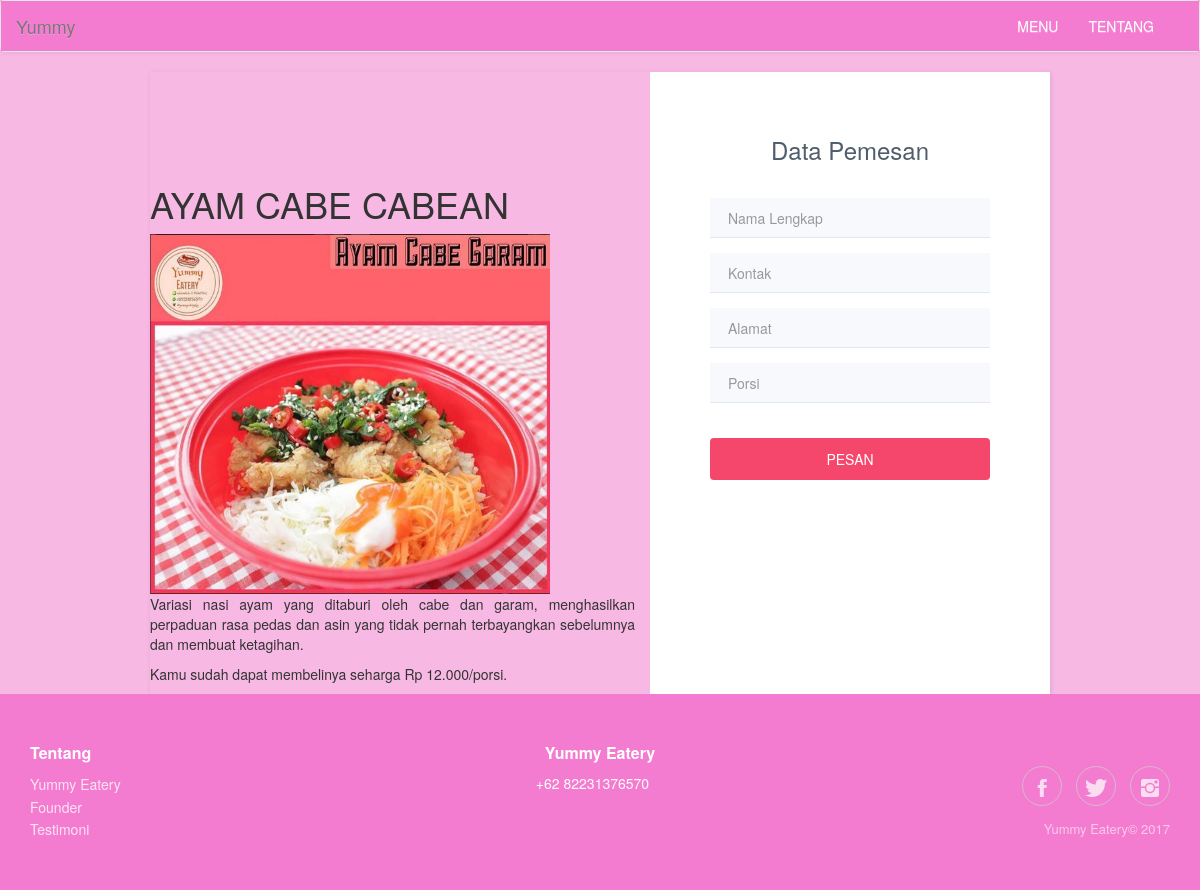
Screenshot of /MyController/yummypesan/MENU004 with the database file from the repository.
### tables this page shows
CREATE TABLE `menu` (
  `id_menu` varchar(255) NOT NULL,
  `nama_menu` varchar(255) NOT NULL,
  `gambar` varchar(255) NOT NULL,
  `deskripsi` varchar(255) NOT NULL,
  `harga` int(11) NOT NULL,
  `timestamp` varchar(50) NOT NULL
);

### application/controllers/MyController.php (called while the page is built, shortened)
<?php
class MyController extends CI_Controller {
	public function __construct() {
		$this->load->model('My_Model');
		$this->load->helper(array('form', 'url'));
        $this->load->library('email');
	}
    function yummypesan($id_menu) {
				$menu = $this-> My_Model -> GetYummyEatery("where id_menu = '$id_menu'");
				$data = array(
					"id_menu" => $menu[0]['id_menu'],
					"nama_menu" => $menu[0]['nama_menu'],
					"gambar" => $menu[0]['gambar'],
					"deskripsi" => $menu[0]['deskripsi'],
					"harga" => $menu[0]['harga']
				);
				$this -> load -> view('yummypesan', $data);
    }
}
?>

### index.php (called while the page is built, shortened)
<?php
require_once BASEPATH.'core/CodeIgniter.php';

### application/models/My_Model.php (called while the page is built, shortened)
<?php
class My_model extends CI_Model {
	public function GetYummyEatery($where=""){
		$data = $this->db->query('SELECT * FROM menu '.$where);
		return $data->result_array();
	}
}

### application/views/yummypesan.php (the view, shortened to what this page needs)
<!DOCTYPE html>
<html>
<head>
    <link rel="stylesheet" type="text/css" href="<?php echo base_url();?>assets/bootstrap/css/bootstrap.min.css">
    <link rel="stylesheet" type="text/css" href="<?php echo base_url();?>assets/fonts/ionicons.min.css">
    <link rel="stylesheet" type="text/css" href="<?php echo base_url();?>assets/css/Registration-Form-Pesan.css">
    <link rel="stylesheet" type="text/css" href="<?php echo base_url();?>assets/css/FooterPesan.css">
    <link rel="stylesheet" type="text/css" href="<?php echo base_url();?>assets/css/stylesPesan.css">
</head>
<body>
    <nav class="navbar navbar-default">
        <div class="container-fluid">
            <div class="navbar-header"><a class="navbar-brand navbar-link" href="<?php echo base_url().'home'?>">Yummy </a>
            </div>
            <div class="collapse navbar-collapse" id="navcol-1">
                <ul class="nav navbar-nav">
                    <li role="presentation"><a href="<?php echo base_url();?>home">MENU</a></li>
                    <li role="presentation"><a href="<?php echo base_url();?>mycontroller/yummyabout">TENTANG</a></li>
                </ul>
            </div>
        </div>
    </nav>
    <div class="register-photo">
        <div class="form-container">
            <h1><?php echo $nama_menu; ?></h1>
            <img class="img menu" style="width:400px; height:360px" src="<?php echo base_url()."gambar/".$gambar ?>">
            <p class="pesan p"><?php echo $deskripsi; ?></p>
            <p class="pesan p">Kamu sudah dapat membelinya seharga <?php echo "Rp ".number_format($harga, 0, "," , ".") ?>/porsi.</p>
            <form action="<?php echo base_url().'MyController/yummysukses/'.$id_menu; ?>" method="post">
                <h2 class="text-center">Data Pemesan</h2>
                <input class="form-control" type="text" name="nama_pemesan" placeholder="Nama Lengkap" required>
                <input class="form-control" type="tel" name="no_telp" placeholder="Kontak" required>
                <input class="form-control" type="text" name="alamat" placeholder="Alamat" required>
                <input class="form-control" type="number" min="1" name="jumlah" placeholder="Porsi" required>
                <div class="form-group">
                    <input class="btn btn-primary btn-block" type="submit" value="PESAN">
                </div>
            </form>
        </div>
    </div>
    <div class="footer-clean">
        <footer>
            <div class="container">
                <div class="row">
                    <div class="col-md-3 col-sm-4 item">
                        <h3>Tentang </h3>
                        <ul>
                          <li><a href="<?php echo base_url();?>mycontroller/yummyabout">Yummy Eatery</a></li>
                          <li><a href="<?php echo base_url();?>mycontroller/yummytim">Founder</a></li>
                          <li><a href="<?php echo base_url();?>mycontroller/yummytestim">Testimoni</a></li>
                        </ul>
                    </div>
                    <div class="col-md-6 col-sm-4 item">
                        <h3 class="yummy-footer-h3">Yummy Eatery</h3>
                        <p class="footer pesan p">+62 82231376570</p>
                    </div>
                    <div class="col-md-3 item social">
                      <a href="#"><i class="icon ion-social-facebook"></i></a>
                      <a href="#"><i class="icon ion-social-twitter"></i></a>
                      <a href="https://www.instagram.com/yummyeatery.sby/" target="_blank"><i class="icon ion-social-instagram"></i></a>
                      <p class="copyright">Yummy Eatery© 2017</p>
                    </div>
                </div>
            </div>
        </footer>
    </div>
</body>
</html>

### assets/css/Registration-Form-Pesan.css (style rules this page uses)
.register-photo .form-container { display:table; max-width:900px; width:90%; margin:0 auto; box-shadow:1px 1px 5px rgba(0,0,0,0.1); }
.register-photo form { display:table-cell; width:400px; background-color:#ffffff; padding:40px 60px; color:#505e6c; }
.register-photo form h2 { font-size:24px; line-height:1.5; margin-bottom:30px; }
.register-photo form .form-control { background:#f7f9fc; border:none; border-bottom:1px solid #dfe7f1; border-radius:0; box-shadow:none; outline:none; color:inherit; text-indent:6px; height:40px; }
.register-photo form .btn-primary { background:#f4476b; border:none; border-radius:4px; padding:11px; box-shadow:none; margin-top:35px; text-shadow:none; outline:none !important; }

### assets/css/FooterPesan.css (style rules this page uses)
.footer-clean { padding:50px 0; background-color:#f47cd0; color:#fefefe; }
.footer-clean h3 { margin-top:0; margin-bottom:12px; font-weight:bold; font-size:16px; }
.footer-clean ul { padding:0; list-style:none; line-height:1.6; font-size:14px; margin-bottom:0; }
.footer-clean ul a { color:inherit; text-decoration:none; opacity:0.8; }
.footer-clean .item.social { text-align:right; }
.footer-clean .item.social > a { font-size:24px; width:40px; height:40px; line-height:40px; display:inline-block; text-align:center; border-radius:50%; border:1px solid #ccc; margin-left:10px; margin-top:22px; color:inherit; opacity:0.75; }
.footer-clean .copyright { margin-top:14px; margin-bottom:0; font-size:13px; opacity:0.6; }
.footer.pesan.p { text-align:center; }
.pesan.p { text-align:justify; padding-right:15px; }
.yummy-footer-h3 { text-align: center; }

### assets/css/stylesPesan.css (style rules this page uses)
@media (min-width:768px) { .navbar-nav { float:right; margin:0; } }
.container-fluid { padding-right:15px; padding-left:15px; margin-right:auto; margin-left:auto; background-color:#f47cd0; }
.navbar-default .navbar-nav > li > a { color:#ffffff; }
body { font-family:"Helvetica Neue",Helvetica,Arial,sans-serif; font-size:14px; line-height:1.42857143; color:#333; background-color:#f7b9e4; }

### rows the page displays
menu: nama_menu "AYAM CABE CABEAN", gambar (picture), deskripsi "Variasi nasi ayam yang ditaburi oleh cabe dan garam, menghasilkan perpaduan rasa pedas dan asin yang tidak pernah terbayangkan sebelumnya dan membuat ketagihan.", harga "12.000"
